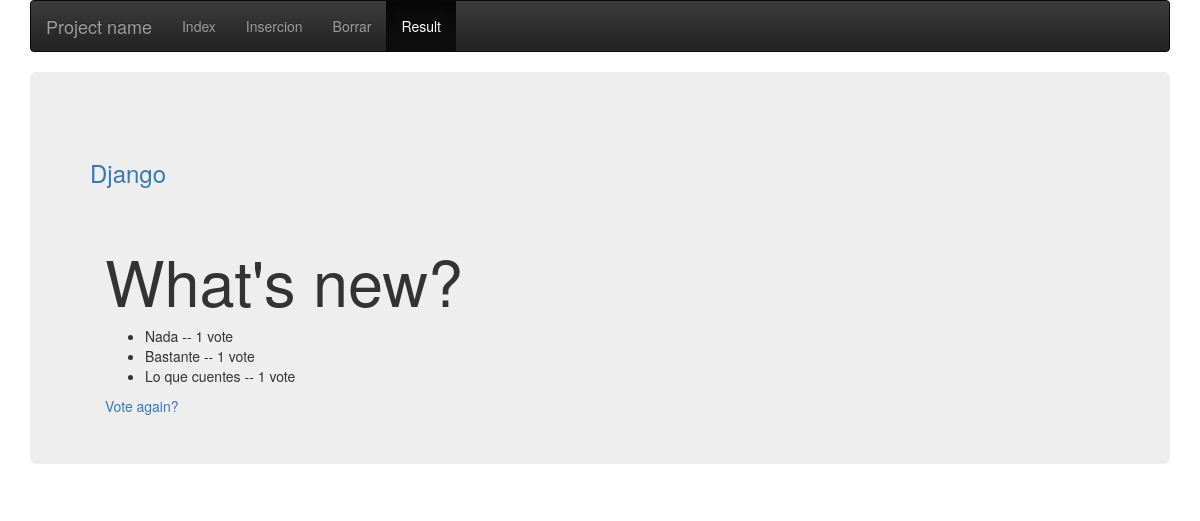
The page /polls/2/results/ on the database as committed earlier.
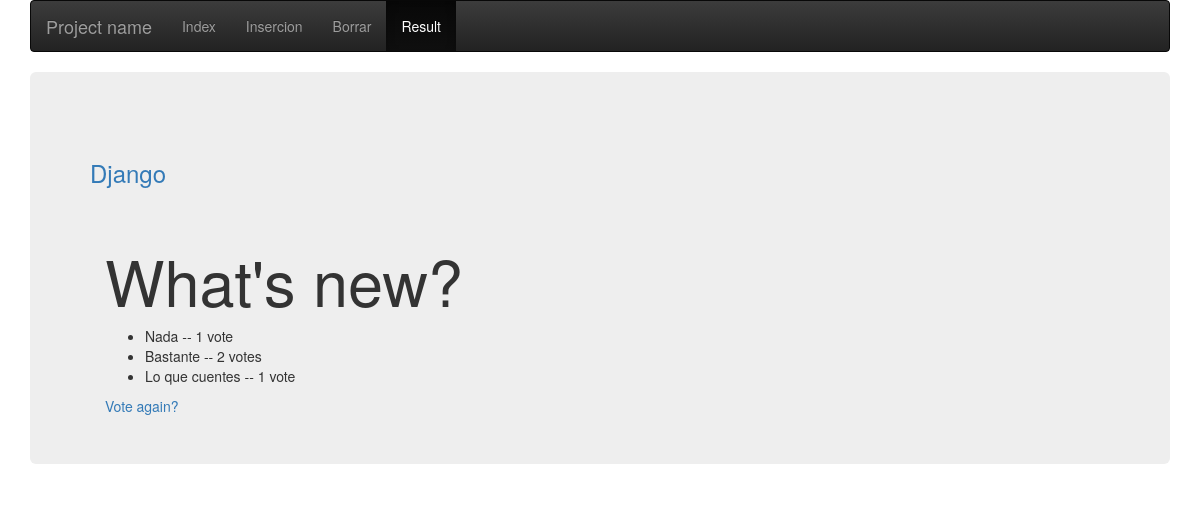
The same page on the database as committed later.
### polls/models.py (models this page shows, shortened)
class Choice(models.Model):
    question = models.ForeignKey(Question, on_delete=models.CASCADE)
    choice_text = models.CharField(max_length=200)
    votes = models.IntegerField(default=0)

### polls/views.py (the view)
# urls.py: url(r'^(?P<pk>[0-9]+)/results/$', views.ResultsView.as_view(), name='results'),
class ResultsView(generic.DetailView):
    model = Question
    template_name = 'polls/results.html'

### polls/templates/polls/results.html (shortened to what this page needs)
{% extends 'admin/base.html' %}
{% block activeResult %}active{% endblock activeResult %}
{% block content %}
	<h1>{{ question.question_text }}</h1>
	<ul>
		{% for choice in question.choice_set.all %}
		    <li>{{ choice.choice_text }} -- {{ choice.votes }} vote{{ choice.votes|pluralize }}</li>
		{% endfor %}
	</ul>
	<a href="{% url 'polls:detail' question.id %}">Vote again?</a>
{% endblock content %}

Rows that differ between the two databases and show on the page:
changed Choice "Bastante": votes "1" → "2"
